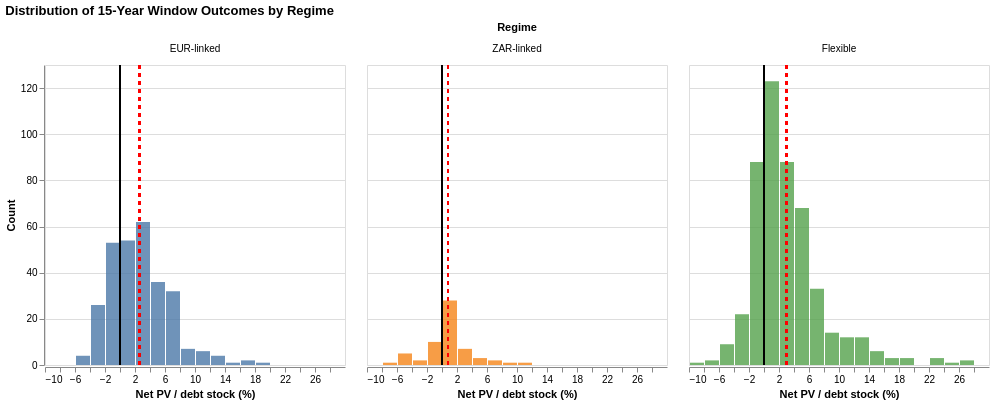

The cell this chart's notebook holds for it:
### Code cell
# Faceted histogram of net PV by regime
hist_data = residuals[['country', 'regime', 'net_pv_by_debt_stock']].copy()
hist_data['net_pv_pct'] = hist_data['net_pv_by_debt_stock'] * 100

# Merge regime-level means into hist_data for faceted layering
regime_means = hist_data.groupby('regime')['net_pv_pct'].mean().reset_index()
regime_means.columns = ['regime', 'mean_pct']
hist_data = hist_data.merge(regime_means, on='regime')
hist_data['zero'] = 0

base = alt.Chart(hist_data)

hist_bars = base.mark_bar(opacity=0.8).encode(
    x=alt.X('net_pv_pct:Q', bin=alt.Bin(maxbins=25), title='Net PV / debt stock (%)'),
    y=alt.Y('count()', title='Count'),
    color=alt.Color('regime:N', scale=alt.Scale(domain=regime_order, range=regime_colors), legend=None)
)

mean_rule = base.mark_rule(color='red', strokeDash=[4, 4], strokeWidth=1.5).encode(
    x='mean_pct:Q'
)

zero_rule = base.mark_rule(color='black', strokeWidth=0.8).encode(
    x='zero:Q'
)

(hist_bars + mean_rule + zero_rule).facet(
    facet=alt.Facet('regime:N', title='Regime', sort=regime_order),
    columns=3
).properties(title='Distribution of 15-Year Window Outcomes by Regime')

### Figure 1 — Vega-Lite specification as saved in the notebook (floating-point values rounded to 4 significant figures; data arrays with more than 128 entries replaced by an {"elided": "..."} marker saying what was removed)
{"config": {"view": {"continuousWidth": 300, "continuousHeight": 300}}, "data": {"name": "data-82435e83b987310dbb5151f953dc5822"}, "facet": {"field": "regime", "sort": ["EUR-linked", "ZAR-linked", "Flexible"], "title": "Regime", "type": "nominal"}, "spec": {"layer": [{"mark": {"type": "bar", "opacity": 0.8}, "encoding": {"color": {"field": "regime", "legend": null, "scale": {"domain": ["EUR-linked", "ZAR-linked", "Flexible"], "range": ["#4c78a8", "#f58518", "#54a24b"]}, "type": "nominal"}, "x": {"bin": {"maxbins": 25}, "field": "net_pv_pct", "title": "Net PV / debt stock (%)", "type": "quantitative"}, "y": {"aggregate": "count", "title": "Count", "type": "quantitative"}}}, {"mark": {"type": "rule", "color": "red", "strokeDash": [4, 4], "strokeWidth": 1.5}, "encoding": {"x": {"field": "mean_pct", "type": "quantitative"}}}, {"mark": {"type": "rule", "color": "black", "strokeWidth": 0.8}, "encoding": {"x": {"field": "zero", "type": "quantitative"}}}]}, "columns": 3, "title": "Distribution of 15-Year Window Outcomes by Regime", "$schema": "https://vega.github.io/schema/vega-lite/v5.20.1.json", "datasets": {"data-82435e83b987310dbb5151f953dc5822": {"elided": "838 records"}}}
